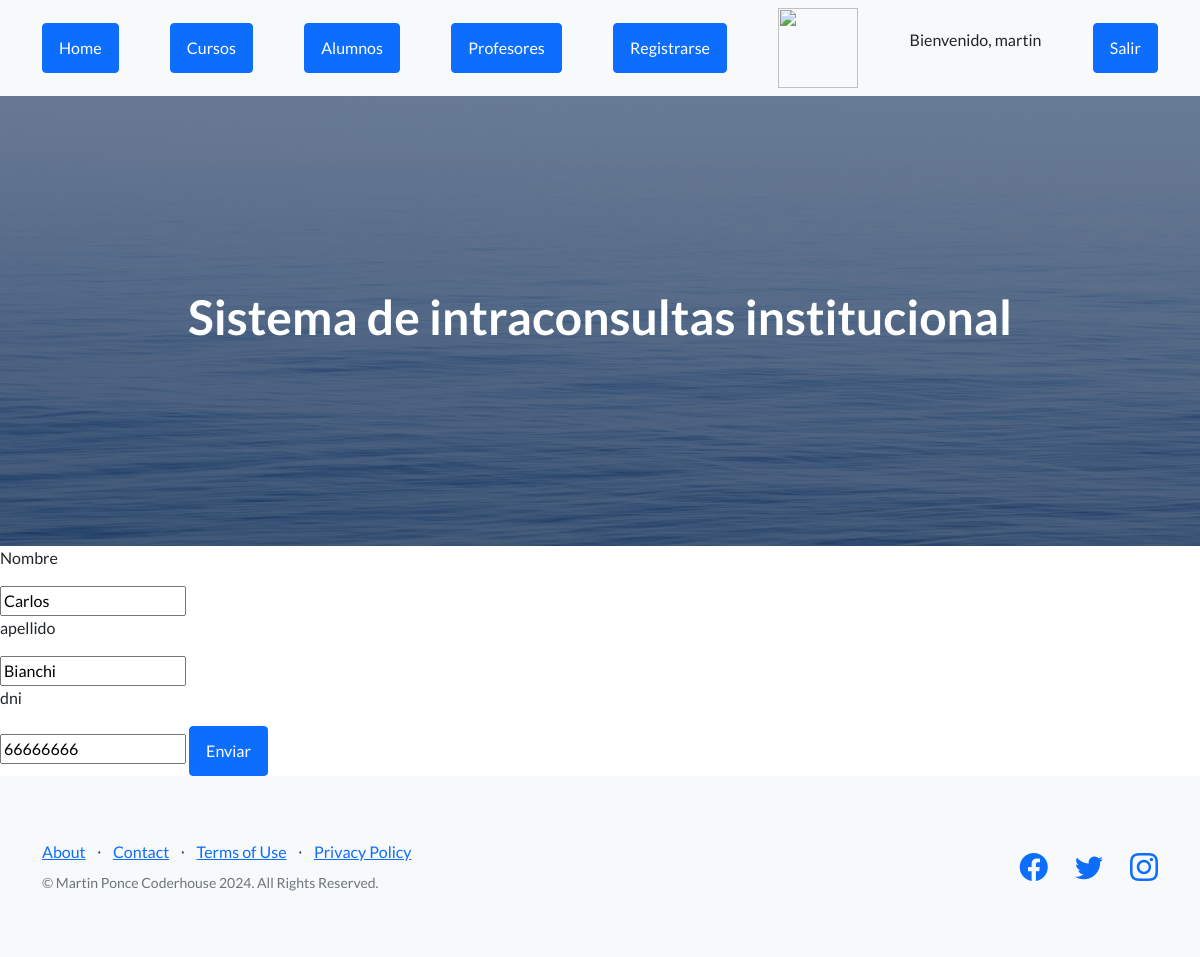
/AppCoder/editar_profesor/1/ (signed in), run on the app's committed database.
### AppCoder/models.py (models this page shows, shortened)
class Profesores(models.Model):
    nombre = models.CharField(max_length=100)
    apellido = models.CharField(max_length=100)
    dni = models.CharField(max_length=20)

### AppCoder/views.py (the view)
# urls.py: path('editar_profesor/<int:id>/', views.editar3, name='editar_profesor'),
def editar3(request , id):
    profesor = Profesores.objects.get(id=id)
    if request.method == "POST":
        mi_formulario = Profesor_formulario( request.POST )
        if mi_formulario.is_valid():
            datos = mi_formulario.cleaned_data
            profesor.nombre = datos["nombre"]
            profesor.apellido = datos["apellido"]
            profesor.dni = datos["dni"]
            profesor.save()
            profesor = Profesores.objects.all()
            return render(request , "profesores.html" , {"profesor":profesor})
    else:
        mi_formulario = Profesor_formulario(initial={"nombre":profesor.nombre , "apellido":profesor.apellido , "dni":profesor.dni})
    return render( request , "editar_profesor.html" , {"mi_formulario": mi_formulario , "profesor":profesor})

### AppCoder/forms.py
class Profesor_formulario(forms.Form):
    nombre = forms.CharField(max_length=30)
    apellido = forms.CharField(max_length=30)
    dni = forms.IntegerField()

### AppCoder/templates/editar_profesor.html (shortened to what this page needs)
{% extends "padre.html" %}
{% load static %}
{% block contenido %}
    <form action="{% url 'editar_profesor' profesor.id %}" method="POST">
        <p>Nombre</p>
        {{mi_formulario.nombre}}
        <p>apellido</p>
        {{mi_formulario.apellido}}
        <p>dni</p>
        {{mi_formulario.dni}}
        <button class="btn btn-primary">Enviar</button>
    </form>
{% endblock %}

### AppCoder/templates/padre.html (shortened to what this page needs)
<!DOCTYPE html>
<html lang="en">
    <head>
        {% load static %}
        <link href="https://cdn.jsdelivr.net/npm/bootstrap-icons@1.5.0/font/bootstrap-icons.css" rel="stylesheet" type="text/css" />
        <link href="{% static 'AppCoder/css/styles.css' %}" rel="stylesheet" />
    </head>
    <body>
        <nav class="navbar navbar-light bg-light static-top">
            <div class="container">
                <a class="btn btn-primary" href="{% url 'home' %}">Home</a>
                <a class="btn btn-primary" href="{% url 'cursos' %}">Cursos</a>
                <a class="btn btn-primary" href="{% url 'alumnos' %}">Alumnos</a>
                <a class="btn btn-primary" href="{% url 'profesores' %}">Profesores</a>
                <a class="btn btn-primary" href="{% url 'Register' %}">Registrarse</a>
                {% if  request.user.is_authenticated %}
                <img src="{{ url }}" alt="" width="80px" height="80px">
                <p>Bienvenido, {{user.username}}</p>
                <form action="{% url 'Logout' %}" method="post">
                    <button type="submit" class="btn btn-primary">Salir</button>
                </form>
                {% endif %}
            </div>
        </nav>
        <header class="masthead">
            <div class="container position-relative">
                <h1 class="text-center" style="color: white">Sistema de intraconsultas institucional</h1>
            </div>
        </header>
        {% block contenido %}
        {% endblock %}
        <footer class="footer bg-light">
            <div class="container">
                <div class="row">
                    <div class="col-lg-6 h-100 text-center text-lg-start my-auto">
                        <ul class="list-inline mb-2">
                            <li class="list-inline-item"><a href="#!">About</a></li>
                            <li class="list-inline-item">⋅</li>
                            <li class="list-inline-item"><a href="#!">Contact</a></li>
                            <li class="list-inline-item">⋅</li>
                            <li class="list-inline-item"><a href="#!">Terms of Use</a></li>
                            <li class="list-inline-item">⋅</li>
                            <li class="list-inline-item"><a href="#!">Privacy Policy</a></li>
                        </ul>
                        <p class="text-muted small mb-4 mb-lg-0">&copy; Martin Ponce Coderhouse 2024. All Rights Reserved.</p>
                    </div>
                    <div class="col-lg-6 h-100 text-center text-lg-end my-auto">
                        <ul class="list-inline mb-0">
                            <li class="list-inline-item me-4">
                                <a href="#!"><i class="bi-facebook fs-3"></i></a>
                            </li>
                            <li class="list-inline-item me-4">
                                <a href="#!"><i class="bi-twitter fs-3"></i></a>
                            </li>
                            <li class="list-inline-item">
                                <a href="#!"><i class="bi-instagram fs-3"></i></a>
                            </li>
                        </ul>
                    </div>
                </div>
            </div>
        </footer>
    </body>
</html>

### data on the page
Profesores: nombre "Carlos", apellido "Bianchi", dni "66666666"

### other printed values
{{ user.username }} "martin"
